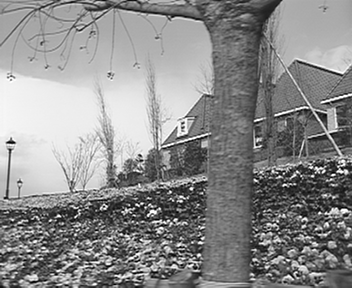
%> input picture flowergarden_cif_frame1.tif, 352 x 288 px
$ octave --eval "displayDRcurve(imread('flowergarden_cif_frame1.tif'));"   (GNU Octave 9; MATLAB toolbox functions it lacks are replaced by stand-ins)
%> lines starting %> are read from the running program, lines starting %| are printed output that depends on the picture
### psnr_of_frame.m
function output_psnr=psnr_of_frame(orignal_image, distorted_image)

[h,w] = size(orignal_image);
x = (orignal_image - distorted_image).^2;
output_psnr = sum(x, "all");
output_psnr = (h*w)/output_psnr;
output_psnr = 10*log10(output_psnr);
end

### get_image_filesize.m
% returns size of image file 'filename' in bits
% numbits = get_image_filesize(filename);
function numbits = get_image_filesize(filename);

fileinfo = imfinfo(filename);
numbits = fileinfo.FileSize*8;

### displayDRcurve.m
function displayDRcurve(image)
bits = [];
psnr = [];
for i=1:10:99
    imwrite(image,"newfile.jpeg", "jpeg", "Quality",i);
    bits = [bits get_image_filesize("newfile.jpeg")];
    lossy_image = imread("newfile.jpeg");
    lossy_image = im2double(lossy_image)
    psnr = [psnr psnr_of_frame(image, lossy_image)];
    plot(bits, psnr);
    imshow(image);
    imshow(lossy_image);
end
end
%> in displayDRcurve, `lossy_image = imread("newfile.jpeg");`:
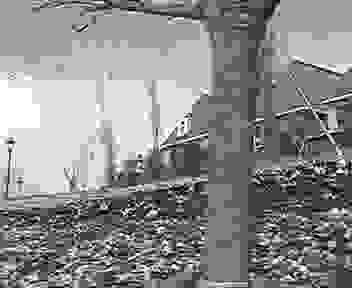
%> lossy_image: size 288x352 uint8; min 0, max 255, mean 139; mean of the top-left, top-right, bottom-left and bottom-right quarters 191.1, 131.8, 133.1, 99.9
%> in psnr_of_frame, `x = (orignal_image - distorted_image).^2;`:
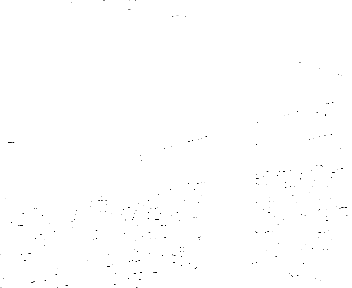
%> x: size 288x352 uint8; min 0, max 255, mean 254.5
%> in psnr_of_frame, `output_psnr = sum(x, "all");`: output_psnr = 25797015
%> in psnr_of_frame, `output_psnr = (h*w)/output_psnr;`: output_psnr = 0.00393
%> in psnr_of_frame, `output_psnr = 10*log10(output_psnr);`: output_psnr = -24.06
%> in displayDRcurve, `plot(bits, psnr);`:
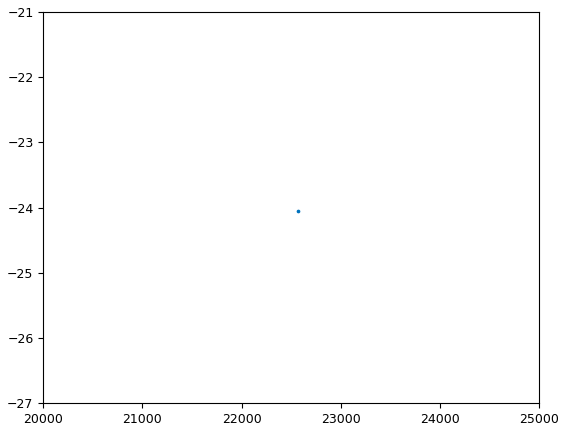
%> figure redrawn from the program's plot data
%> `displayDRcurve(imread('flowergarden_cif_frame1.tif'));`:
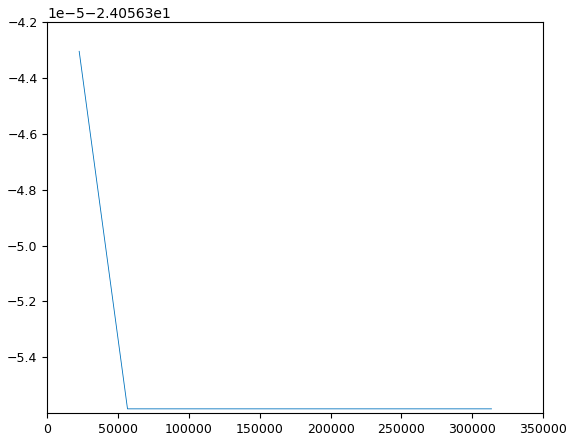
%> figure redrawn from the program's plot data; curve peaks at x = 22568, y = -24.06, above the top of the axes
